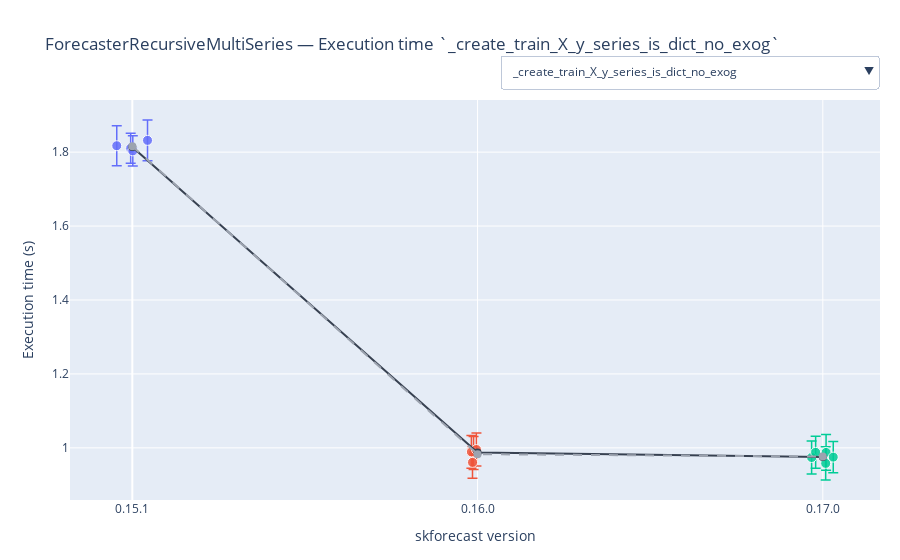

Notebook source saved alongside this figure:
### Markdown cell above
## ForecasterRecursiveMultiSeries

The [`ForecasterRecursive` class](https://skforecast.org/latest/user_guides/autoregresive-forecaster.html) is benchmarked under a fixed experimental setup to ensure fair comparison across library versions. Key conditions are:

| Condition          | Value                                                                                |
|:-------------------|:-------------------------------------------------------------------------------------|
| Regressor          | `sklearn.dummy.DummyRegressor` (to isolate forecaster overhead)                      |
| Dataset length     | 2000 synthetic observations (generated with `bench_forecaster_recursive._make_data`) |
| Exogenous features | 3                                                                                    |
| Prediction horizon | 100 steps ahead                                                                      |
| Backtesting split  | 1200 training, remaining for testing, step size = 50, no re-fitting (see [guide](https://skforecast.org/latest/user_guides/backtesting.html)) |

**Note:** In versions `< 0.14.0`, `ForecasterRecursive` was named `ForecasterAutoreg`.

### Code cell
# Plot benchmark results
# ==============================================================================
plot_benchmark_results(
    results_benchmark_all,
    forecaster_names = ['ForecasterRecursiveMultiSeries', 'ForecasterAutoregMultiSeries'],
    regressors       = ['DummyRegressor'],
    add_mean         = True,
    add_median       = True
)
